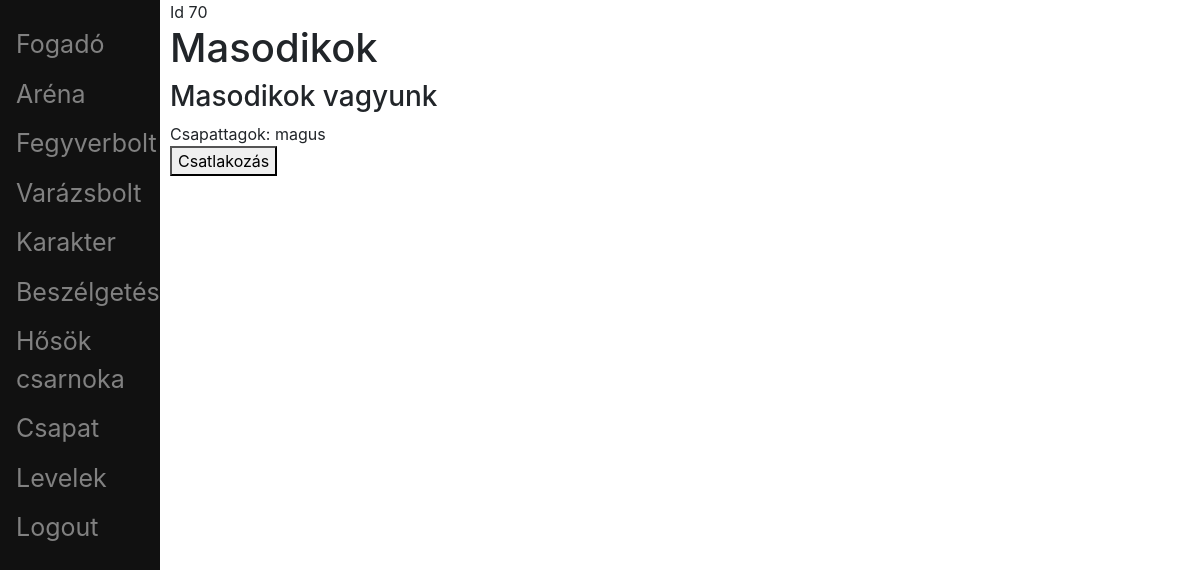
The app's page /team/70/ (signed in), older data.
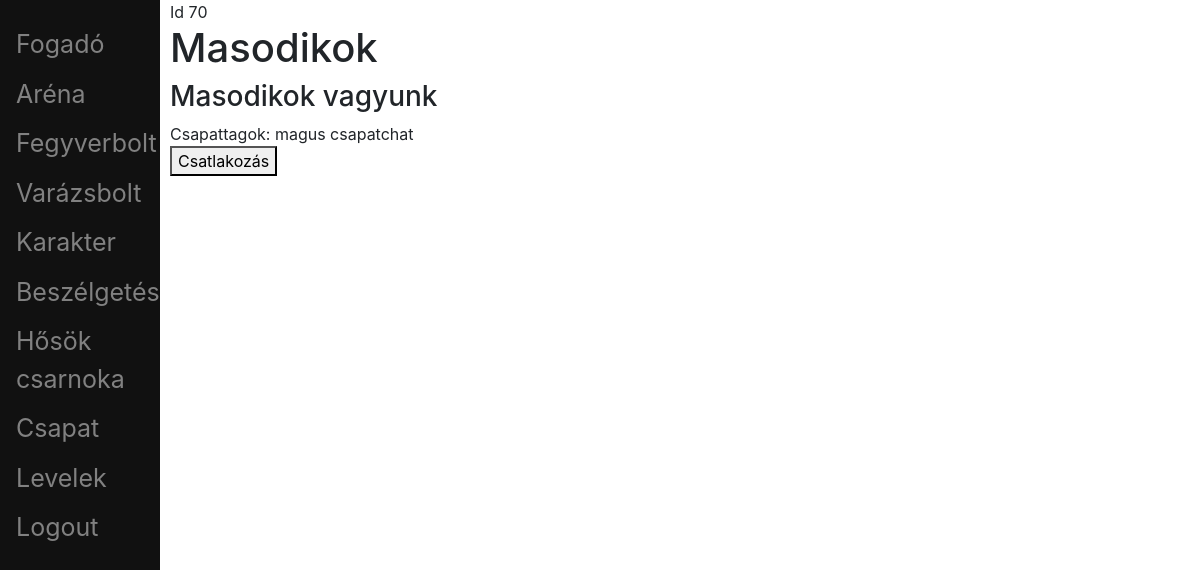
The same page, newer data.
### account/models.py (models this page shows, shortened)
class Account(AbstractBaseUser):
	username		= models.CharField(verbose_name = 'username', max_length = 20, unique = True)
	email 			= models.EmailField(verbose_name = 'email', max_length = 128, unique = True)
	date_joined		= models.DateTimeField(verbose_name = 'date joined', auto_now_add = True)
	last_login		= models.DateTimeField(verbose_name = 'last login', auto_now = True)
	is_admin		= models.BooleanField(default=False)
	is_superuser	= models.BooleanField(default=False)
	is_staff		= models.BooleanField(default=False)
	is_active		= models.BooleanField(default=True) # - lehet false pl email-es aktivalas
	profile_image	= models.ImageField(null=True, blank=True, upload_to=profile_image_path)
	objects = CustomAccountManager()
	USERNAME_FIELD 	= 'username'
	REQUIRED_FIELDS	= ['email']

### team/views.py (the view)
# urls.py: path('<team_id>/', individual_team_view, name='individual_team_view'),
@login_required(login_url='login')
def individual_team_view(request, *args, **kwargs):
	context = {}
	team_id = kwargs.get('team_id')
	try:
		team = Team.objects.get(id=team_id)
	except Team.DoesNotExist:
		return HttpResponse('Team does not exists')
	try:
		user = Account.objects.get(id=request.user.id)
	except Account.DoesNotExist:
		return HttpResponse('Account does not exists')
	has_team = True
	is_own_team = True
	try:
		team_membership = Membership.objects.get(user=user.id, team=team.id)
		print('csapattag')
	except Membership.DoesNotExist:
		print('nem csapattag')
		is_own_team = False
		try:
			membership = Membership.objects.get(user=user.id)
			print('van csapata')
		except Membership.DoesNotExist:
			print('nincs csapata')
			has_team = False
	context = {
		'team': team,
		'team_members': team.users.all(),
		'is_own_team': is_own_team,
		'has_team': has_team,
		'user_id': user.id,
	}
	context['debug_mode'] = settings.DEBUG
	return render(request, 'team/individual_team.html', context)

### team/templates/team/individual_team.html (shortened to what this page needs)
{% extends 'base.html' %}
{% load static %}
{% block content %}
<div class="main">
	<div id="team-details">
	Id {{team.id}}
	<h1>{{team.name}}</h1>
	<h3>{{team.description}}</h3>
	Csapattagok:
	{% for member in team_members %}
		{{member.username}}
	{% endfor %}
	</div>
	<div id="join-or-leave-section">
		{% if is_own_team %}
			<button id="leave-team-button" onclick="leaveTeam('{{user_id}}')">Csapat elhagyása</button>
		{% else %}
			<button id="join-team-button" onclick="joinTeam('{{user_id}}', '{{team.id}}')">Csatlakozás</button>
		{% endif %}
	</div>
</div>
{% endblock %}

Row changes from the older to the newer data that the page shows:
added Account: username "csapatchat"
